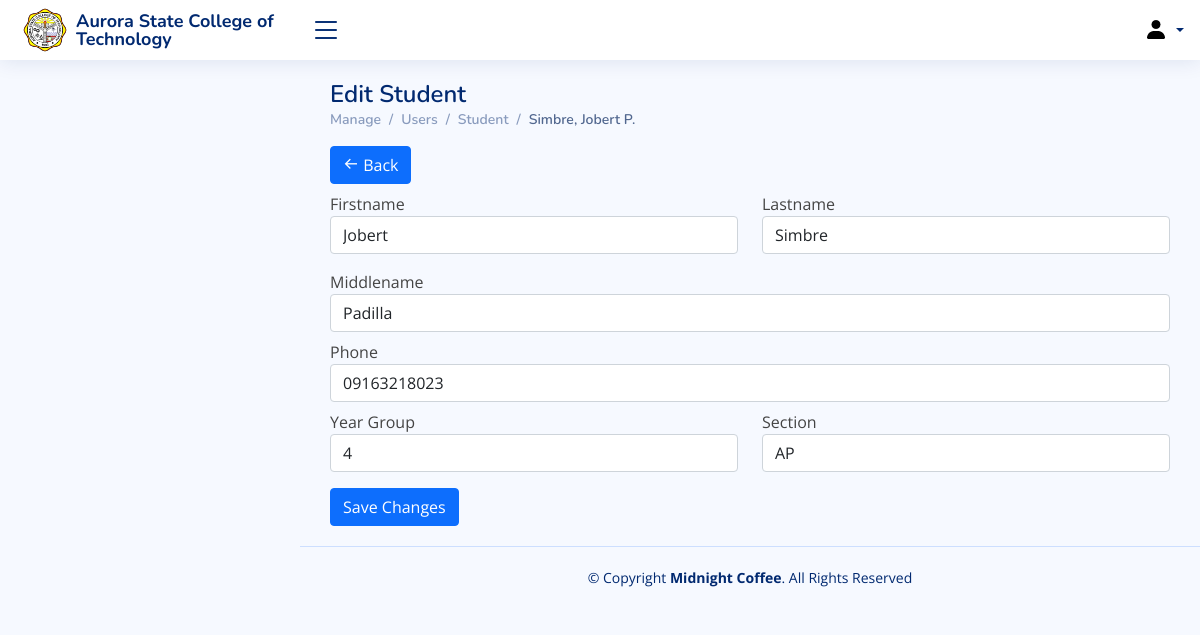
Screenshot of /editStudent.php?id=113 with the database file from the repository.
### tables this page shows
CREATE TABLE `student_list` (
  `student_id` int(11) NOT NULL,
  `student_firstname` tinytext NOT NULL,
  `student_middlename` tinytext NOT NULL,
  `student_lastname` tinytext NOT NULL,
  `phone` tinytext NOT NULL,
  `year_group` tinyint(4) DEFAULT NULL,
  `department` tinytext DEFAULT NULL,
  `section` tinytext DEFAULT NULL,
  `image` varchar(150) DEFAULT NULL
);

### editStudent.php (the view, shortened to what this page needs)
<?php
include_once("lib/connection.php");
?>
<?php
$id = $_GET['id'];
$select = $pdo->prepare("SELECT * FROM student_list WHERE `student_id` = '$id' ");
$select->execute();
while ($row = $select->fetch(PDO::FETCH_ASSOC)) {
	$firstname = $row['student_firstname'];
	$lastname = $row['student_lastname'];
	$middlename = $row['student_middlename'];
	$phone = $row['phone'];
	$yeargroup = $row['year_group'];
	$section = $row['section'];
}
?>
<!DOCTYPE html>
<html lang="en">
<head>
	<link href="assets/css/bootstrap.min.css" rel="stylesheet">
	<link rel="stylesheet" type="text/css" href="assets/css/dataTables.bootstrap5.min.css">
	<link href="assets/css/bootstrap-icons.css" rel="stylesheet">
	<link href="assets/css/boxicons.min.css" rel="stylesheet">
	<link href="assets/css/quill.snow.css" rel="stylesheet">
	<link href="assets/css/quill.bubble.css" rel="stylesheet">
	<link href="assets/css/remixicon.css" rel="stylesheet">
	<link href="assets/css/style.css" rel="stylesheet">
</head>
<body>
	<?php
	include 'include/navigation.php';
	?>
	<main id="main" class="main">
		<div class="pagetitle">
			<h1>Edit Student</h1>
			<nav>
				<ol class="breadcrumb">
					<li class="breadcrumb-item">Manage</li>
					<li class="breadcrumb-item">Users</li>
					<li class="breadcrumb-item">Student</li>
					<li class="breadcrumb-item active"><?php
					echo $lastname.', '.$firstname.' '.substr($middlename, 0, 1).'.';;
					?></li>
				</ol>
			</nav>
		</div>
		<section class="section dashboard">
			<div class="row">
				<div>
					<a type="button" class="btn btn-primary ms-auto mb-2" href="manage_student.php"><i class='bx bx-arrow-back'></i> Back</a>
				</div>
				<form name="update_user" method="post" action="editStudent.php">
					<fieldset>
						<div class="row mb-2">
							<div class="col-sm-5 col-md-6 mb-2">
								<div class="form-group">
									<label for="firstname">Firstname</label>
									<input type="text" name="firstname" class="form-control" value="<?php echo $firstname ?>" required />
								</div>
							</div>
							<div class="col-sm-5 col-md-6 mb-2">
								<div class="form-group">
									<label for="lastname">Lastname</label>
									<input type="text" name="lastname" class="form-control" value="<?php echo $lastname ?>" required />
								</div>
							</div>
						</div>
						<div class="form-group mb-2">
							<label for="middlename">Middlename</label>
							<input type="middlename" name="middlename" class="form-control" value="<?php echo $middlename ?>" />
						</div>
						<div class="form-group mb-2">
							<label for="phone">Phone</label>
							<input type="text" name="phone" class="form-control" value="<?php echo $phone ?>" />
						</div>
						<div class="row mb-2">
							<div class="col-sm-5 col-md-6 mb-2">
								<div class="form-group">
									<label for="yeargroup">Year Group</label>
									<input type="text" name="yeargroup" class="form-control" value="<?php echo $yeargroup ?>" required />
								</div>
							</div>
							<div class="col-sm-5 col-md-6 mb-2">
								<div class="form-group">
									<label for="section">Section</label>
									<input type="text" name="section" class="form-control" value="<?php echo $section ?>" required />
								</div>
							</div>
						</div>
						<input class="btn btn-primary ms-auto" type="submit" name="update" value="Save Changes">
					</fieldset>
				</form>
			</div>
		</section>
	</main>
	<footer id="footer" class="footer">
		<div class="copyright"> &copy; Copyright <strong><span>Midnight Coffee</span></strong>. All Rights Reserved</div>
	</footer>
</body>
</html>

### assets/css/style.css (style rules this page uses)
:root { scroll-behavior: smooth; }
body { font-family: "Open Sans", sans-serif; background: #f6f9ff; color: #444444; }
a { color: #4154f1; text-decoration: none; }
h1, h2, h3, h4, h5, h6 { font-family: "Nunito", sans-serif; }
#main { margin-top: 60px; padding: 20px 30px; transition: all 0.3s; }
.pagetitle { margin-bottom: 10px; }
.pagetitle h1 { font-size: 24px; margin-bottom: 0; font-weight: 600; color: #012970; }
.breadcrumb { font-size: 14px; font-family: "Nunito", sans-serif; color: #899bbd; font-weight: 600; }
.breadcrumb .breadcrumb-item::before { color: #899bbd; }
.breadcrumb .active { color: #51678f; font-weight: 600; }
@media (min-width: 1200px) { #main, #footer { margin-left: 300px; } }
.footer { padding: 20px 0; font-size: 14px; transition: all 0.3s; border-top: 1px solid #cddfff; }
.footer .copyright { text-align: center; color: #012970; }

### rows the page displays
student_list: student_lastname "Simbre", student_firstname "Jobert", student_middlename "P", firstname "Jobert", lastname "Simbre", middlename "Padilla", phone "09163218023", yeargroup "4", section "AP"
